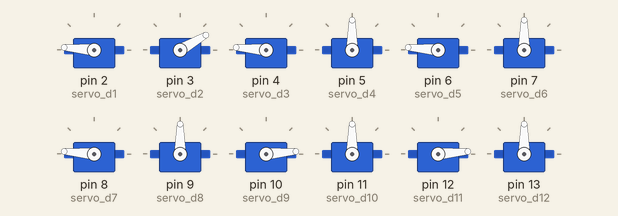
Bench run of a sketch on a simulated Arduino Uno, built with avr-gcc and run on an emulated ATmega328P. On the bench: 12 × servo.

Above: at 1.6 s.
At 6.8 s:
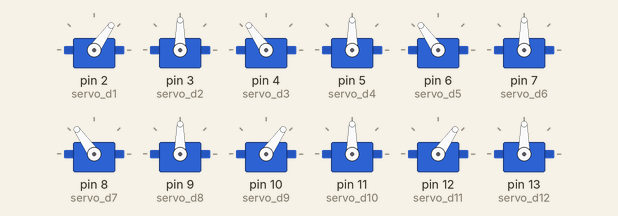
At 7.8 s:
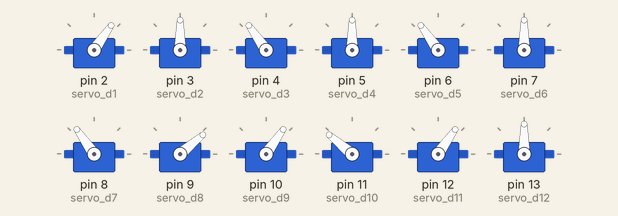
At 8.8 s:
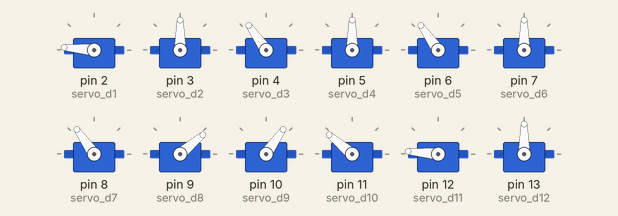
At 12.8 s:
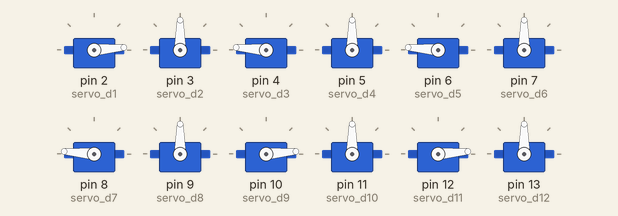
At 36.5 s:
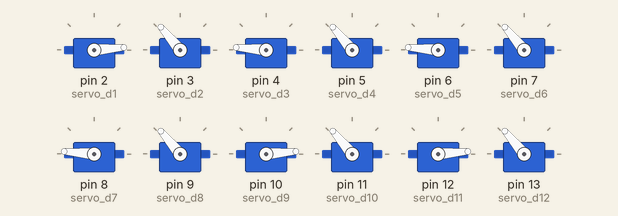
Timing chart, 0 to 40.0 s (numbered marks = the images above):
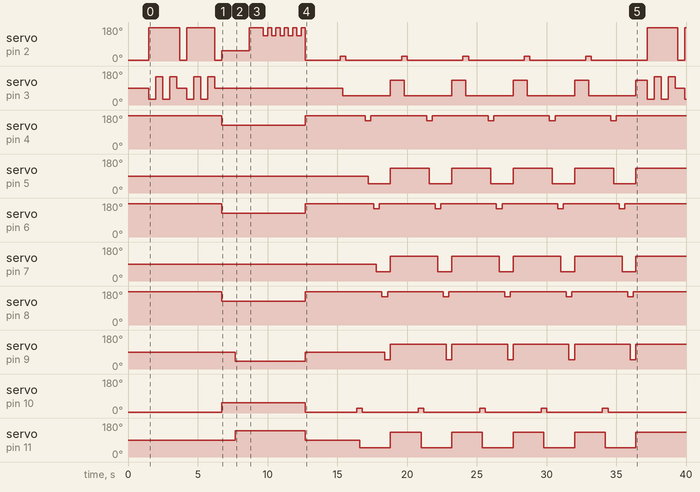

Measured:
- by itself, servo on pin 2 (servo_d1): 5° → 175° at 1.5 s, → 5° 2.2 s later, → 175° 0.50 s later, → 5° 2.0 s later, … (30 changes in this stretch)
- by itself, servo on pin 4 (servo_d3): repeats every 4.7 s: 175° 4.3 s, 150° 0.40 s
- by itself, servo on pin 5 (servo_d4): 90° → 50° at 17.2 s, → 130° 1.6 s later, → 50° 2.8 s later, → 130° 1.6 s later, … (10 changes in this stretch)
- by itself, servo on pin 7 (servo_d6): 90° → 50° at 17.8 s, → 130° 1.0 s later, → 50° 3.4 s later, → 130° 1.0 s later, … (10 changes in this stretch)
- by itself, servo on pin 9 (servo_d8): 90° → 40° at 7.7 s, → 90° 5.0 s later, → 50° 5.7 s later, → 130° 0.40 s later, … (12 changes in this stretch)
- by itself, servo on pin 10 (servo_d9): repeats every 4.1 s: 5° 3.7 s, 25° 0.40 s, until it stays 5° from 34.4 s
- by itself, servo on pin 11 (servo_d10): 90° → 140° at 7.7 s, → 90° 5.0 s later, → 50° 3.9 s later, → 130° 2.2 s later, … (12 changes in this stretch)
- by itself, servo on pin 3 (servo_d2): 90° → 30° at 1.5 s, → 150° 0.50 s later, → 30° 0.50 s later, → 150° 0.50 s later, … (26 changes in this stretch)

The sketch:

Spider_002.ino
```cpp
/*
 *
 *
 * RedOhm
 *
 * Programme enchaînement de divers sous programme
 *
 * Initialisation spider
 * Petit bonjour
 * Position d'attaque de Spider
 * Rotation de Spider
 *
 * Le 18/02/2017
 * H-Mazelin
 *
 */


// Cette librairie permet à une carte Arduino de contrôler des servomoteurs
#include <Servo.h>


//Crée un objet de type "Servo", nommé -> servo_d1
  Servo servo_d1;
//Crée un objet de type "Servo", nommé -> servo_d2
  Servo servo_d2;
//Crée un objet de type "Servo", nommé -> servo_d3
  Servo servo_d3;
//Crée un objet de type "Servo", nommé -> servo_d4
  Servo servo_d4;
//Crée un objet de type "Servo", nommé -> servo_d5
  Servo servo_d5;
//Crée un objet de type "Servo", nommé -> servo_d6
  Servo servo_d6;
//Crée un objet de type "Servo", nommé -> servo_d7
   Servo servo_d7;
//Crée un objet de type "Servo", nommé -> servo_d8
   Servo servo_d8;
//Crée un objet de type "Servo", nommé -> servo_d9
   Servo servo_d9;
//Crée un objet de type "Servo", nommé -> servo_d10
   Servo servo_d10;
//Crée un objet de type "Servo", nommé -> servo_d11
   Servo servo_d11;
//Crée un objet de type "Servo", nommé -> servo_d12
   Servo servo_d12;

// variable du type int pour les deplacement des servomoteurs
// a droite
 int initd=5;
// variable du type int pour les deplacement des servomoteurs
// a gauche
  int initg=5;
// variable du type int pour les boucle for
  int x;
// variable du type int pour le deplacement arriere
int arriere =90;


// Un programme Arduino doit impérativement contenir la fonction "setup"
// Elle ne sera exécuter une seule fois au démarrage du microcontroleur
// Elle sert à configurer globalement les entrées sorties
void setup() {

// associe le servomoteur a la broche 2
  servo_d1.attach(2,700,2000);
// associe le servomoteur a la broche 3
  servo_d2.attach(3,700,2000);
// associe le servomoteur a la broche 4
  servo_d3.attach(4,700,2000);
// associe le servomoteur a la broche 5
  servo_d4.attach(5,700,2000);
// associe le servomoteur a la broche 6
  servo_d5.attach(6,700,2000);
// associe le servomoteur a la broche 7
  servo_d6.attach(7,700,2000);

//associe le servomoteur a la broche 8
  servo_d7.attach(8,700,2000);
//associe le servomoteur a la broche 9
  servo_d8.attach(9,700,2000);
//associe le servomoteur a la broche 10
  servo_d9.attach(10,700,2000);
//associe le servomoteur a la broche 11
  servo_d10.attach(11,700,2000);
//associe le servomoteur a la broche 12
  servo_d11.attach(12,700,2000);
//associe le servomoteur a la broche 13
  servo_d12.attach(13,700,2000);


// Appel de la fonction -> initialisation
initialisation();
// pause pour le positionnement des servomoteurs
delay(1500);


}


//Le programme principal s’exécute par une boucle infinie appelée Loop ()

void loop() {

// appel du sous programme un petit bonjour
  petit_bonjour();
// temporisation
  delay(500);
// appel du sous programme attaque
  attaque_spider();
 // Appel de la fonction -> initialisation
initialisation();
// pause pour le positionnement des servomoteurs
delay(500);


// temporisation
  delay(2000);


// realisation de 5 pas de rotation
for (x=0;x<5;x++){
// appel du sous programme rotation
  rotation_spider();
  delay(300);
}


}


/*
 * =============================================
 *
 *         ensemble de sous programme
 *
 * =============================================
 */

// Initialisation spider

void initialisation()
 {

  // position des pattes en bas
  initd=5;
  initg=175;

  servo_d1.write (initd);
   servo_d9.write (initd);
    servo_d11.write (initd);

  servo_d5.write (initg);
    servo_d3.write (initg);
      servo_d7.write (initg);


  // position des pattes au centre
  servo_d2.write (90);
     servo_d4.write (90);
       servo_d6.write (90);
        servo_d8.write (90);
         servo_d10.write (90);
          servo_d12.write (90);


 }


//========== sous programme petit bonjour ==========

void petit_bonjour()

{


   servo_d1.write (175);
    for (x=0;x<2;x++){
     servo_d2.write (30);
      delay(500);
     servo_d2.write (150);
      delay(500);
 }

   servo_d2.write (90);
   delay(200);
   servo_d1.write (5);
   delay(500);
   servo_d1.write (175);
    for (x=0;x<2;x++){
     servo_d2.write (30);
      delay(500);
     servo_d2.write (150);
      delay(500);

    }
    servo_d2.write (90);
    servo_d1.write (5);


}

//==================fin du bonjour ======================


//========= position d'attaque de Spider ================

void attaque_spider()

{

  initd=55;
  initg=125;

  servo_d1.write (initd);
   servo_d9.write (initd);
    servo_d11.write (initd);

  servo_d5.write (initg);
    servo_d3.write (initg);
      servo_d7.write (initg);


  // position des pattes au centre
  servo_d2.write (90);
     servo_d4.write (90);
       servo_d6.write (90);
        servo_d8.write (90);
         servo_d10.write (90);
          servo_d12.write (90);

  delay(1000);
  servo_d8.write (40);
  servo_d10.write (140);
  delay(1000);
  initd=175;
  servo_d1.write (initd);
  servo_d11.write (initd);
  delay(1000);

  for (x=0;x<5;x++){
     initd=135;
  servo_d1.write (initd);
  servo_d11.write (initd);
  delay(300);
    initd=175;
  servo_d1.write (initd);
  servo_d11.write (initd);
  delay(300);
 }

 }

 //====== position d'attaque de Spider =======


void rotation_spider()
{


 //===== rotation de spider ==================

//patte 1
 servo_d1.write (25);
  delay (200);
 servo_d2.write (50);
  delay (200);
 servo_d1.write (5);
  delay (200);
//patte 2
 servo_d11.write (25);
  delay (200);
 servo_d12.write (50);
  delay (200);
 servo_d11.write (5);
  delay (200);
//patte3
servo_d9.write (25);
  delay (200);
 servo_d10.write (50);
  delay (200);
 servo_d9.write (5);
  delay (200);
//patte4
servo_d3.write (150);
  delay (200);
 servo_d4.write (50);
  delay (200);
 servo_d3.write (175);
  delay (200);
//patte 5
servo_d5.write (150);
  delay (200);
 servo_d6.write (50);
  delay (200);
 servo_d5.write (175);
  delay (200);
 //patte6
 servo_d7.write (150);
  delay (200);
 servo_d8.write (50);
  delay (200);
 servo_d7.write (175);
  delay (200);

// position des pattes en arriere
 arriere=130;
// position des pattes au centre
  servo_d2.write (arriere);
     servo_d4.write (arriere);
       servo_d6.write (arriere);
        servo_d8.write (arriere);
         servo_d10.write (arriere);
          servo_d12.write (arriere);

 delay(500);

}

 //=====Fin de rotation de spider =====================
```
